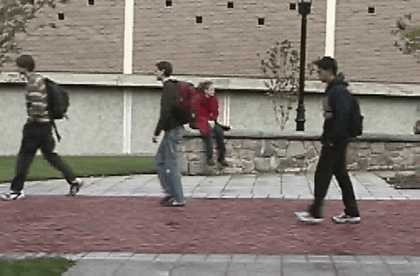
%> input picture lab04/Mengyang Li/problem_2/walking/track100.ppm, 420 x 276 px, shrunk from 502 x 330 before the run; its folder holds 5 pictures in this run
$ octave P2walking.m   (GNU Octave 9; MATLAB toolbox functions it lacks are replaced by stand-ins)
%> lines starting %> are read from the running program, lines starting %| are printed output that depends on the picture
### lab04/Mengyang Li/problem_2/corner_detector.m
function corners = corner_detector(image)

    % 1: Convert the image to grayscale and convert data type
    if size(image, 3) == 3
        image = rgb2gray(image);
    end

    image = im2double(image);

    % 2. Gaussian derivatives
    sigma1 = 1;
    window_size = ceil(6*sigma1);
    if mod(window_size, 2) == 0
        window_size = window_size + 1;
    end
    [Gx, Gy] = gradient(fspecial('gaussian', window_size, sigma1));

    % 3. Compute fx and fy
    fx = conv2(image, Gx, 'same');
    fy = conv2(image, Gy, 'same');

    % 4. Compute spatial maps
    fx2 = fx .* fx;
    fy2 = fy .* fy;
    fxfy = fx .* fy;

    % 5. Blur the spatial maps
    sigma2 = 2;
    window_size = ceil(6*sigma2);
    if mod(window_size, 2) == 0
        window_size = window_size + 1;
    end
    G = fspecial('gaussian', window_size, sigma2);
    Sx = conv2(fx2, G, 'same');
    Sy = conv2(fy2, G, 'same');
    Sxy = conv2(fxfy, G, 'same');

    % 6. Compute the determinant and trace of matrix M
    detM = Sx .* Sy - Sxy .* Sxy;
    trM = Sx + Sy;

    % 7. Compute the corner response
    alpha = 0.04;
    R = detM - alpha * (trM .* trM);

    % 8. Non-maximum suppression
    [rows, cols] = size(image);
    for i = 2:rows-1
        for j = 2:cols-1
            patch = R(i-1:i+1, j-1:j+1);
            if R(i,j) ~= max(patch(:))
                R(i,j) = 0;
            end
        end
    end

    % 9. Threshold R
    threshold = 0.01 * max(R(:));
    [corner_y, corner_x] = find(R > threshold);
    corner_R = R(R > threshold);

    % 返回一个包含x坐标、y坐标和响应值R的三列数组
    corners = [corner_x, corner_y, corner_R];
end

### lab04/Mengyang Li/problem_2/selectTopCorners.m
function topCorners = selectTopCorners(corners, M)
    % 对corners按响应值R进行排序
    [~, sortedIndices] = sort(corners(:, 3), 'descend');


    % 选择前M个具有最高响应值的角点
    topIndices = sortedIndices(1:min(M, length(sortedIndices)));

    % 输出这些角点
    topCorners = corners(topIndices, :);
end

### lab04/Mengyang Li/problem_2/P2walking.m
folderPath = 'walking/';

files = dir(fullfile(folderPath, '*.ppm'));
numFrames = length(files);


% Read the first image to get dimension information
firstImage = imread([folderPath 'track100.ppm']);
%> firstImage is the input picture: size 276x420x3 uint8; mean R, G, B 132.9, 123.7, 116.4
[height, width, channels] = size(firstImage);
%> height = 276; width = 420; channels = 3
% Initialize a 3D array to store all frames
videoSequence = zeros(height, width, numFrames, 'uint8');
videoSequence(:, :, 1) = rgb2gray(firstImage);
% Read the remaining frames
for i = 2:numFrames
    framePath = sprintf('%strack%d.ppm', folderPath, i+99);
    frame = imread(framePath);
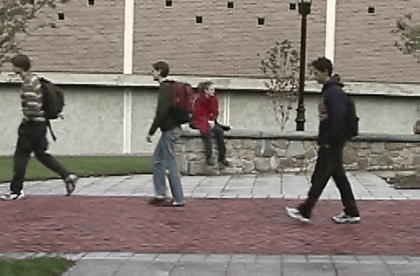
%> input picture lab04/Mengyang Li/problem_2/walking/track101.ppm, 420 x 276 px, shrunk from 502 x 330 before the run
%> frame is the input picture: size 276x420x3 uint8; mean R, G, B 132.8, 123.6, 116.4
    videoSequence(:, :, i) = rgb2gray(frame);
end


N = size(videoSequence, 3); % Number of frames
%> N = 5
M = 50; % Number of corners to track
m = 5; % Window size parameter
K = 15; % Maximum number of iterations
accuracy_threshold = 0.01; % Convergence threshold

% Step 1: Perform your corner detection on the first frame
corners = corner_detector(videoSequence(:,:,1)); % Implement this function yourself
%> in corner_detector, `trM = Sx + Sy;`:
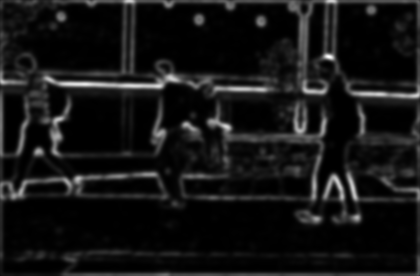
%> trM: size 276x420 double; min 2.34e-06, max 0.0325, mean 0.00275; drawn with min black and max white
%> in corner_detector, `R = detM - alpha * (trM .* trM);`:
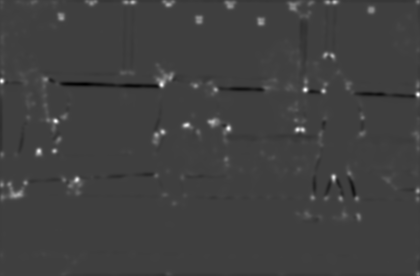
%> R: size 276x420 double; min -3.45e-05, max 0.000103, mean 7.56e-07; drawn with min black and max white
%> after the loop in corner_detector, `for i = 2:rows-1`:
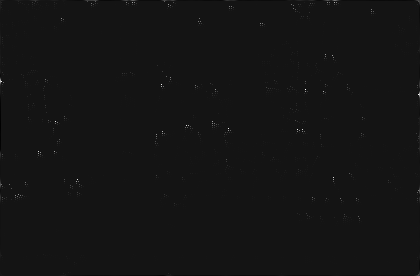
%> R: size 276x420 double; min -9.2e-06, max 0.000103, mean 1.06e-07; drawn with min black and max white

% Step 2: Pick the top M corners
strong_corners = selectTopCorners(corners, M); % Implement this function yourself

% Initialize tracked_corners
tracked_corners = cell(N, 1);
%> tracked_corners = {[], [], [], [], []}
tracked_corners{1} = strong_corners;

% Step 3: Loop through frames
for i = 1:N-1
    current_frame = videoSequence(:,:,i);
    next_frame = videoSequence(:,:,i+1);

    % Compute gradients

    current_frame = im2double(current_frame);
    [dx, dy] = gradient(current_frame);


    new_strong_corners = [];

    % Loop through each strong corner
    for j = 1:size(strong_corners, 1)
        px = strong_corners(j, 1);
        py = strong_corners(j, 2);

        % Step 8: Make meshgrid
        [X, Y] = meshgrid(px-m:px+m, py-m:py+m);

        % Step 9, 10: Interpolation
        W0 = interp2(current_frame, X, Y, 'linear', 0);
        Ix = interp2(dx, X, Y, 'linear', 0);
        Iy = interp2(dy, X, Y, 'linear', 0);

        % Initialize displacement vector v
        v = [0, 0];

        % Iterative update
        for k = 1:K
            % Step 14, 15: Update window and interpolate
            next_frame = im2double(next_frame);

            Wk = interp2(next_frame, X+v(1), Y+v(2), 'linear', 0);

            % Compute deltaI and bk, and update v (steps 16-19)
            % This part will involve implementing Equation 2 and Equation 3 from your algorithm
            % Let's assume computeUpdate() is a function that does this.
            eta = computeUpdate(W0, Wk, Ix, Iy); % Implement this function yourself

            if norm(eta) < accuracy_threshold
                break;
            end

            v = v + eta;
        end

        % Step 21-25: Check for convergence
        if norm(eta) < accuracy_threshold
            new_strong_corners = [new_strong_corners; px+v(1), py+v(2)];
        end
    end

    strong_corners = new_strong_corners;
    tracked_corners{i+1} = strong_corners;
end
%> this loop made 4 passes
%> pass 1, `[dx, dy] = gradient(current_frame);`:
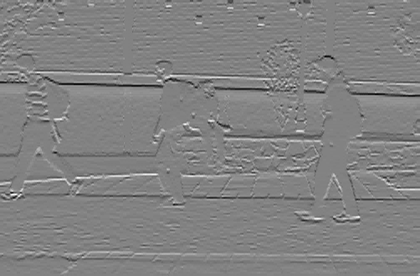
%> dy: size 276x420 double; min -0.48, max 0.461, mean -0.000103; drawn with min black and max white


for i = 1:numFrames
    imshow(videoSequence(:,:,i), []);
    hold on;
    plot(tracked_corners{i}(:,1), tracked_corners{i}(:,2), 'ro');
    hold off;
    pause(0.1);
end
%> this loop made 5 passes
%> pass 1, `plot(tracked_corners{i}(:,1), tracked_corners{i}(:,2), 'ro');`:
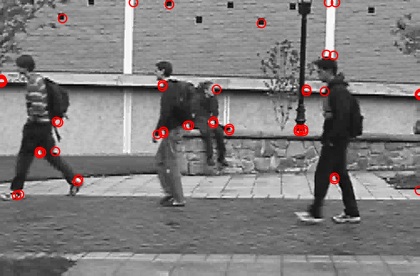
%> figure redrawn from the program's plot data
%> after the loop:
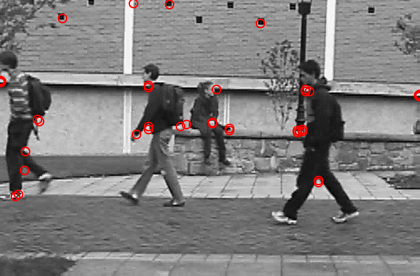
%> figure redrawn from the program's plot data
